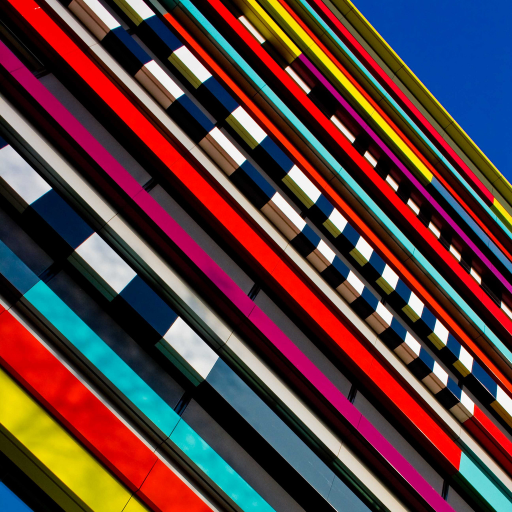
#> input picture utils/test.png, 1024 x 1024 px, found by its file name (shown at 1/2 size)
$ jupyter execute --allow-errors visualization.ipynb   (shell and % lines are left out)   (older library calls are emulated)
#> lines starting #> are read from the running program, lines starting #| are printed output that depends on the picture
[cell 1]
import re
import matplotlib.pyplot as plt

# Log entries to be parsed
logs = """
24-05-01 12:33:55.898 : <epoch:  0, iter:     200, lr:1.000e-03> G_loss: 8.677e-03 F_loss: 4.688e+01 D_loss: 1.248e+03 D_real: -5.158e+04 D_fake: -2.495e+05
24-05-01 12:40:44.783 : <epoch:  1, iter:     400, lr:1.000e-03> G_loss: 3.437e-03 F_loss: 2.757e+01 D_loss: 9.833e+02 D_real: -5.255e+04 D_fake: -1.967e+05
24-05-01 15:17:38.281 : <epoch: 24, iter:   5,000, lr:1.000e-03, Average PSNR : 11.00dB
24-05-01 18:08:12.884 : <epoch: 48, iter:  10,000, Average PSNR : 15.19dB
24-05-02 08:20:24.238 : <epoch:169, iter:  35,000, Average PSNR : 24.73dB
24-05-02 11:10:36.328 : <epoch:194, iter:  40,000, Average PSNR : 26.08dB
"""

# Regular expression to extract data from logs
psnr_pattern = r"<epoch:\s*(\d+),\s*iter:\s*(\d+)[^<]*Average PSNR\s*:\s*([\d\.]+)dB"

# Extract PSNR values
matches = re.findall(psnr_pattern, logs)
epochs_psnr = [int(m[0]) for m in matches]
psnr_values = [float(m[2]) for m in matches]

gan_pattern = r"<epoch:\s*(\d+),\s*iter:\s*(\d+)[^>]*> G_loss:\s*([\d\.e\+\-]+)\s*F_loss:\s*([\d\.e\+\-]+)\s*D_loss:\s*([\d\.e\+\-]+)"

# Extract GAN loss values
gan_matches = re.findall(gan_pattern, logs)
epochs_gan = [int(m[0]) for m in gan_matches]
g_losses = [float(m[2]) for m in gan_matches]
f_losses = [float(m[3]) for m in gan_matches]
d_losses = [float(m[4]) for m in gan_matches]

# Creating a combined plot for GAN losses and PSNR

fig, ax1 = plt.subplots(figsize=(12, 8))

# Plotting GAN losses
ax1.set_xlabel('Epoch')
ax1.set_ylabel('GAN Loss', color='tab:red')
ax1.plot(epochs_gan, g_losses, marker='o', color='r', linestyle='-', label='G Loss')
ax1.plot(epochs_gan, f_losses, marker='x', color='g', linestyle='--', label='F Loss')
ax1.plot(epochs_gan, d_losses, marker='^', color='orange', linestyle=':', label='D Loss')
ax1.tick_params(axis='y', labelcolor='tab:red')
ax1.legend(loc='upper left')

# Plotting PSNR values on secondary y-axis
ax2 = ax1.twinx()
ax2.set_ylabel('PSNR (dB)', color='tab:blue')
ax2.plot(epochs_psnr, psnr_values, marker='o', color='b', label='PSNR (dB)')
ax2.tick_params(axis='y', labelcolor='tab:blue')
ax2.legend(loc='upper right')

# Adding grid and title
plt.grid(True)
plt.title('GAN Losses and PSNR Over Epochs')
fig.tight_layout()
plt.show()
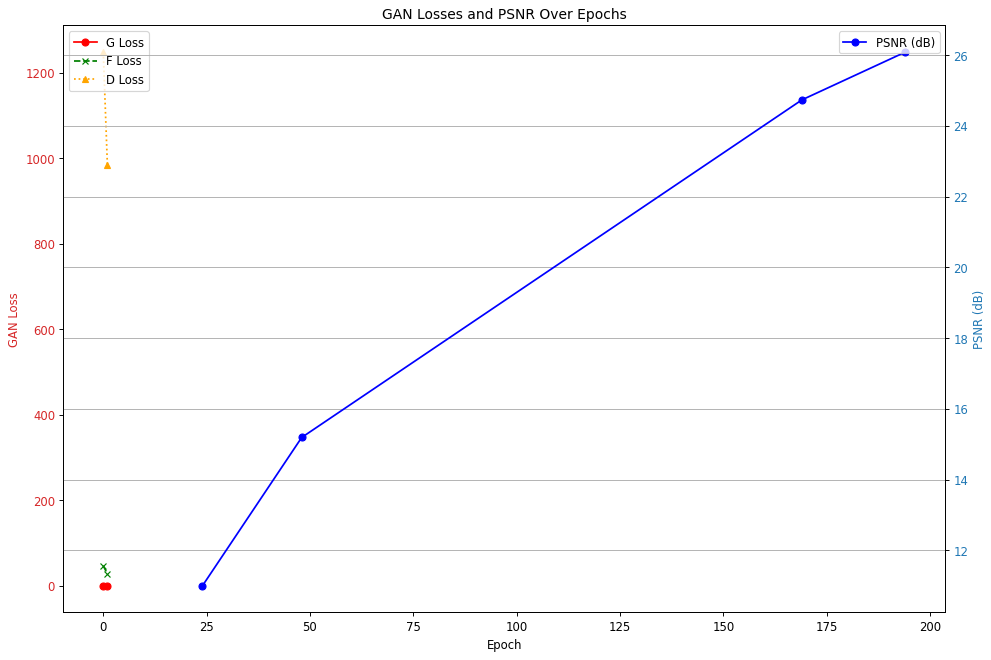
#> figure drawn by matplotlib, 2 panels

[cell 2]
from cmath import e
import matplotlib.pyplot as plt


epochs = list(range(205))
G_losses = [8.677e-03, 3.437e-03, 1.397e-03, 1.770e-03, 1.073e-03, 1.226e-03, 8.501e-04, 6.261e-04, 5.950e-04, 8.485e-04,
            3.111e-04, 9.087e-04, 5.342e-04, 4.222e-04, 1.295e-03, 3.696e-03, 6.512e-04, 5.410e-04, 7.432e-04, 4.429e-04,
            4.920e-04, 2.699e-04, 4.965e-04, 6.154e-04, 7.178e-04, 6.994e-04, 3.791e-04, 3.342e-03, 6.551e-04, 6.295e-04,
            5.138e-04, 6.655e-04, 4.634e-04, 4.424e-04, 5.505e-04, 3.476e-04, 3.907e-04, 3.819e-04, 3.268e-04, 3.436e-04,
            6.106e-04, 2.514e-04, 2.688e-04, 2.310e-04, 1.439e-04, 2.283e-04, 2.442e-04, 2.895e-04, 2.558e-04, 2.962e-04,
            2.830e-04, 2.259e-04, 2.665e-04, 2.282e-04, 2.322e-04, 3.205e-04, 2.425e-04, 2.326e-04, 3.254e-04, 3.629e-04,
            2.264e-04, 3.053e-04, 3.395e-04, 2.767e-04, 3.298e-04, 2.641e-04, 4.987e-04, 2.652e-04, 3.752e-04, 4.138e-04,
            5.050e-04, 2.848e-04, 3.777e-04, 4.019e-04, 4.595e-04, 3.633e-04, 4.924e-04, 4.384e-04, 4.253e-04, 4.336e-04,
            5.150e-04, 5.132e-04, 6.296e-04, 4.207e-04, 6.640e-04, 5.324e-04, 1.034e-03, 2.920e-03, 9.987e-02, 2.140e-02,
            1.890e-02, 3.495e-04, 3.236e-03, 3.100e-03, 2.584e-03, 1.735e-03, 2.607e-03, 1.474e-03, 1.772e-03, 1.261e-03,
            6.495e-04, 4.581e-04, 3.135e-04, 1.680e-04, 1.094e-04, 7.127e-05, 4.507e-05, 7.016e-05, 6.208e-05, 6.030e-05,
            6.302e-05, 4.489e-05, 4.025e-05, 3.671e-05, 4.386e-05, 1.419e-04, 4.726e-05, 4.816e-05, 9.083e-04, 8.754e-05,
            1.672e-04, 1.250e-04, 5.975e-05, 4.474e-05, 3.715e-05, 6.661e-05, 4.860e-05, 5.344e-05, 5.086e-05, 4.359e-05,
            2.815e-05, 4.875e-05, 3.133e-05, 4.287e-05, 3.111e-05, 4.992e-05, 3.531e-05, 2.826e-05, 4.004e-05, 3.161e-05,
            5.759e-05, 4.053e-05, 3.623e-05, 4.601e-05, 5.101e-05, 6.706e-05, 9.810e-05, 5.380e-05, 3.376e-05, 5.812e-05,
            5.222e-05, 5.747e-05, 5.362e-04, 2.851e-05, 4.165e-05, 8.852e-05, 1.002e-04, 8.062e-05, 2.582e-05, 4.739e-05,
            5.800e-05, 8.860e-05, 4.715e-05, 7.018e-05, 2.686e-05, 3.445e-05, 9.614e-05, 1.083e-04, 8.445e-05, 1.246e-04,
            4.934e-05, 5.361e-05, 2.959e-04, 6.030e-05, 5.063e-05, 6.921e-05, 3.306e-05, 1.144e-04, 2.030e-05, 3.417e-04,
            3.520e-05, 2.909e-05]

F_losses = [4.688e+01, 2.757e+01, 1.204e+01, 7.502e+00, 7.239e+00, 8.704e+00, 5.985e+00, 6.411e+00, 6.803e+00, 7.313e+00,
            6.836e+00, 7.117e+00, 5.873e+00, 4.463e+00, 8.593e+00, 7.587e+00, 5.079e+00, 6.002e+00, 6.417e+00, 5.817e+00,
            6.912e+00, 6.959e+00, 5.851e+00, 6.498e+00, 5.880e+00, 5.159e+00, 5.776e+00, 8.909e+00, 7.936e+00, 7.096e+00,
            5.614e+00, 6.198e+00, 5.141e+00, 5.263e+00, 6.601e+00, 8.427e+00, 6.810e+00, 6.321e+00, 7.354e+00, 6.682e+00,
            8.083e+00, 6.467e+00, 5.990e+00, 7.307e+00, 4.951e+00, 6.086e+00, 5.804e+00, 7.339e+00, 6.418e+00, 5.738e+00,
            5.763e+00, 6.933e+00, 4.763e+00, 4.526e+00, 7.731e+00, 4.991e+00, 4.906e+00, 3.581e+00, 4.807e+00, 3.773e+00, 4.044e+00,
             6.227e+00, 3.659e+00, 5.449e+00, 5.264e+00, 5.652e+00, 6.346e+00, 6.464e+00, 4.539e+00, 3.918e+00, 5.217e+00,
             5.407e+00, 7.995e+00, 5.998e+00, 9.383e+01, 7.914e+00, 8.014e+00, 7.608e+00, 7.251e+00, 6.045e+00, 5.488e+00,
             4.656e+00, 6.406e+00, 4.777e+00, 4.351e+00, 5.463e+00, 2.460e+00, 3.792e+00, 3.617e+00, 3.348e+00, 3.503e+00,
             3.806e+00, 3.861e+00, 3.764e+00, 4.202e+00, 3.718e+00, 4.153e+00, 3.816e+00, 2.910e+00, 2.975e+00, 3.362e+00,
             3.573e+00, 3.242e+00, 3.075e+00, 4.430e+00, 5.447e+00, 2.648e+00, 3.392e+00, 2.576e+00, 3.044e+00, 2.825e+00,
             2.617e+00, 4.385e+00, 2.066e+00, 3.815e+00, 3.383e+00, 2.762e+00, 3.952e+00, 2.997e+00, 3.908e+00, 2.281e+00,
             3.266e+00, 2.779e+00, 2.342e+00, 3.727e+00, 2.481e+00, 3.731e+00, 3.476e+00, 3.453e+00, 3.487e+00, 2.793e+00,
             2.585e+00, 2.990e+00, 2.461e+00, 3.412e+00, 3.208e+00, 3.688e+00, 2.339e+00, 2.366e+00, 2.051e+00, 3.394e+00,
             2.916e+00, 2.643e+00, 2.857e+00, 3.663e+00, 2.938e+00, 3.320e+00, 2.397e+00, 2.563e+00, 2.859e+00, 3.602e+00,
             3.073e+00, 2.988e+00, 2.511e+00, 2.315e+00, 2.678e+00, 2.992e+00, 2.572e+00, 2.354e+00, 2.464e+00, 2.781e+00,
             2.015e+00, 3.387e+00, 2.594e+00, 2.286e+00]

D_losses = [1.248e+03, 9.833e+02, 7.980e+02, 8.198e+02, 7.470e+02, 7.264e+02, 8.900e+02, 4.832e+02, 2.812e+02, 2.479e+02,
            1.661e+02, 3.510e+02, 6.841e+02, 3.734e+02, 5.705e+02, 1.427e+01, 1.177e+00, 7.353e-01, 6.791e-01, 6.077e-01,
            5.672e-01, 7.991e-01, 7.800e-01, 9.279e-01, 1.454e+00, 2.197e+00, 1.954e+01, 1.539e+03, 9.001e+02, 7.123e+02,
            5.549e+02, 5.358e+02, 3.732e+02, 4.592e+02, 4.497e+02, 4.227e+02, 4.464e+02, 4.025e+02, 4.483e+02, 4.718e+02,
            3.954e+02, 2.445e-01, -7.838e-03, -2.639e-02, -2.209e-02, -2.252e-02, -2.578e-02, -3.173e-02, -2.869e-02, -3.188e-02,
            -3.197e-02, -2.338e-02, -3.180e-02, -3.163e-02, -3.222e-02, -3.146e-02, -3.415e-02, -3.351e-02, -3.368e-02, -3.380e-02,
            -3.381e-02, -3.198e-02, -3.405e-02, -3.303e-02, -3.390e-02, -3.369e-02, -3.206e-02, -3.492e-02, -3.413e-02, -3.161e-02,
            -3.047e-02, -3.327e-02, -2.927e-02, -3.313e-02, -3.321e-02, -2.714e-02, -3.080e-02, -2.780e-02, -2.926e-02, -2.764e-02,
            -2.633e-02, -2.332e-02, -8.527e-03, -2.203e-02, -2.385e-02, -1.392e-02, -1.077e-02, 8.793e+02, 7.406e-02, 9.737e+00,
            -4.182e-01, 3.624e+02, -8.885e-01, -7.904e-01, -7.450e-01, -7.027e-01, -6.362e-01, -6.196e-01, -6.107e-01, -6.252e-01,
            -6.397e-01, -6.670e-01, -7.050e-01, -7.397e-01, -8.510e-01, -7.816e-01, -6.789e-01, -6.363e-01, -4.000e-01, -3.731e-01,
            -3.351e-01, -3.331e-01, -3.603e-01, -4.184e-01, -3.462e-01, -3.392e-01, -3.458e-01, -2.689e-01, -9.197e-01, -7.600e-01,
            -3.856e-01, -2.818e-01, -2.767e-01, -2.906e-01, -2.558e-01, -2.309e-01, -2.233e-01, -2.060e-01, -2.046e-01, -1.809e-01,
            -2.066e-01, -3.138e-01, -2.151e-01, -2.425e-01, -2.364e-01, -2.945e-01, -2.813e-01, 4.053e-05, 3.623e-05, 4.601e-05, 5.101e-05,
             6.706e-05, 9.810e-05, 5.380e-05, 3.376e-05, 5.812e-05,
            5.222e-05, 5.747e-05, 5.362e-04, 2.851e-05, 4.165e-05, 8.852e-05, 1.002e-04, 8.062e-05, 2.582e-05, 4.739e-05,
            5.800e-05, 8.860e-05, 4.715e-05, 7.018e-05, 2.686e-05, 3.445e-05, 9.614e+02]

[cell 3]
max_epochs = min(len(G_losses), len(F_losses), len(D_losses))
G_losses = G_losses[:max_epochs]
F_losses = F_losses[:max_epochs]
D_losses = D_losses[:max_epochs]
epochs = list(range(max_epochs))

# Plotting the data
plt.figure(figsize=(10, 6))
plt.plot(epochs, G_losses, label='G_loss', marker='o', markersize=3)
plt.plot(epochs, F_losses, label='F_loss', marker='o', markersize=3)
plt.plot(epochs, D_losses, label='D_loss', marker='o', markersize=3)
plt.xlabel('Epochs')
plt.ylabel('Loss Values')
plt.yscale('log')
plt.legend()
plt.title('Loss Values during GAN Training')
plt.grid(True)
plt.show()
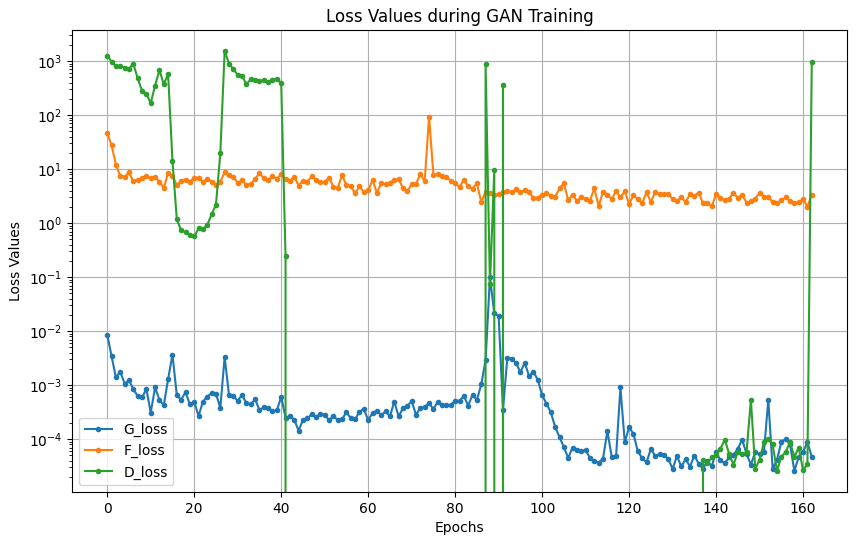
#> figure drawn by matplotlib, 1 panel; curve peaks at x = 88, y = 0.0999; curve peaks at x = 74, y = 93.83; curve peaks at x = 27, y = 1539

[cell 4]
import pandas as pd
import matplotlib.pyplot as plt

# Sample data based on the previously provided logs
data = {
    "Epoch": [0, 1, 2, 3, 4, 5, 6, 7, 8, 9, 10, 11, 12, 13, 14, 15, 16, 17, 18, 19, 20],
    "Generator Loss": [1.061e-03, 1.084e-03, 8.870e-04, 9.943e-04, 1.382e-03, 1.274e-03, 1.210e-03,
                       1.298e-03, 1.114e-03, 1.149e-03, 8.888e-04, 1.163e-03, 9.901e-04, 9.934e-04,
                       1.204e-03, 1.267e-03, 1.315e-03, 1.356e-03, 1.315e-03, 1.009e-03, 9.831e-04],
    "Discriminator Loss": [2.969e-03, 4.827e-03, 4.510e-03, 4.946e-03, 4.783e-03, 4.912e-03, 4.771e-03,
                           4.927e-03, 4.833e-03, 5.022e-03, 4.852e-03, 4.856e-03, 4.779e-03, 4.887e-03,
                           4.297e-03, 5.006e-03, 5.057e-03, 4.900e-03, 5.016e-03, 4.925e-03, 4.934e-03],
    "PSNR": [13.56, 14.16, 13.29, 14.10, 12.56, 12.71, 12.30, 12.37, 12.90, 14.34, 15.14, 16.39,
             18.89, 19.71, 21.08, 21.27, 20.18, 19.76, 19.39, 20.74, 21.41]  # Sample PSNR data
}

# Creating a DataFrame
df = pd.DataFrame(data)

# Plotting
fig, ax1 = plt.subplots(figsize=(10, 6))

color = 'tab:red'
ax1.set_xlabel('Epoch')
ax1.set_ylabel('Loss', color=color)
ax1.plot(df['Epoch'], df['Generator Loss'], label='Generator Loss', color='red')
ax1.plot(df['Epoch'], df['Discriminator Loss'], label='Discriminator Loss', color='green', linestyle='--')
ax1.tick_params(axis='y', labelcolor=color)
ax1.legend(loc='upper left')

ax2 = ax1.twinx()
color = 'tab:blue'
ax2.set_ylabel('PSNR (dB)', color=color)
ax2.plot(df['Epoch'], df['PSNR'], label='PSNR', color=color, linestyle='-.')
ax2.tick_params(axis='y', labelcolor=color)
ax2.legend(loc='upper right')

plt.title('Training Progress: Loss and PSNR over Epochs GATN')
plt.show()
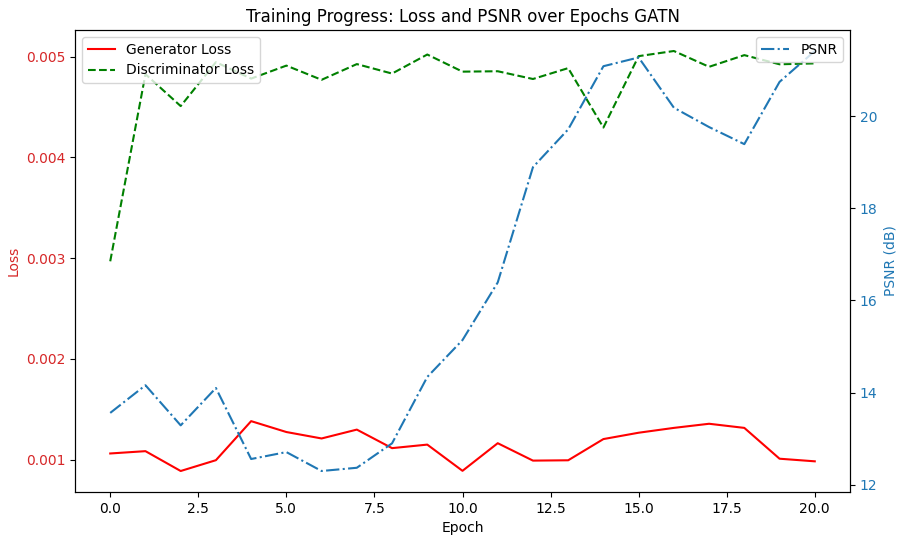
#> figure drawn by matplotlib, 2 panels; panel 1: curve peaks at x = 4, y = 0.00138; panel 1: curve peaks at x = 16, y = 0.00506; panel 2: curve peaks at x = 20, y = 21.41

[cell 5]
import torch
import torch.nn.functional as F

# Assume img is your input image tensor of shape [1, Channels, Height, Width]
# Let's create a random image tensor for demonstration
channels, height, width = 3, 128, 128  # Example dimensions
#> (the rest of this cell did not finish here and is left out)

[cell 6]
from PIL import Image
import torchvision.transforms as transforms
import torch
import torch.nn.functional as F
import matplotlib.pyplot as plt

# Load and transform image
image_path = '/home/ozkan/works/n-smoe/utils/test.png'
image = Image.open(image_path).convert('RGB')
#> image is the input picture: PIL image 1024x1024 RGB; mean R, G, B 88.5, 60.2, 60.7
#> (the rest of this cell did not finish here and is left out)

#> (a cell that did not finish here is left out)

[cell 8]
import torch
import torchvision.transforms as transforms
from PIL import Image
import matplotlib.pyplot as plt
# GPU device
#> (the rest of this cell did not finish here and is left out)

[cell 9]
fig, ax = plt.subplots(1, 2, figsize=(12, 6))
ax[0].imshow(transforms.ToPILImage()(image_tensor.squeeze(0)))
#> (this line was passed over: torchvision is not available in this run)
ax[0].set_title('Original Image')
ax[0].axis('off')

ax[1].imshow(transforms.ToPILImage()(reconstructed_image.squeeze(0)))
#> (this line was passed over: torchvision is not available in this run)
ax[1].set_title('Reconstructed Image')
ax[1].axis('off')

plt.show()

[cell 10]
import torch
import torch.nn as nn
import torch.nn.functional as F
import torchvision
import functools
from typing import TypeVar, Generic, Literal, TypedDict
from dataclasses import dataclass

class BatchedViews(TypedDict):
    image: torch.FloatTensor  # Shape: [batch, channels, height, width]

T = TypeVar('T')

#> (the rest of this cell did not finish here and is left out)

[cell 11]
import functools
from dataclasses import dataclass
from typing import Literal

import torch
import torch.nn.functional as F
import torchvision
from einops import rearrange
from jaxtyping import Float
from torch import Tensor, nn
from torchvision.models import ResNet

from typing import Callable, Literal, TypedDict

from jaxtyping import Float, Int64
from torch import Tensor

from abc import ABC, abstractmethod
from typing import Generic, TypeVar


class BatchedViews(TypedDict, total=False):
    extrinsics: Float[Tensor, "batch _ 4 4"]  # batch view 4 4
    intrinsics: Float[Tensor, "batch _ 3 3"]  # batch view 3 3
    image: Float[Tensor, "batch _ _ _ _"]  # batch view channel height width
    near: Float[Tensor, "batch _"]  # batch view
    far: Float[Tensor, "batch _"]  # batch view
    index: Int64[Tensor, "batch _"]  # batch view

T = TypeVar("T")


#> (the rest of this cell did not finish here and is left out)

[cell 12]
import unittest
import torch
from torchvision.models import resnet50

class TestBackboneResnet(unittest.TestCase):
    def setUp(self):

        self.config = BackboneResnetCfg(
            name="resnet",
            model="resnet50",
            num_layers=3,
            use_first_pool=True,
            d_out=10
        )
        self.model = BackboneResnet(self.config, d_in=3)
        self.input_tensor = torch.randn(2, 1, 3, 224, 224)
        self.context = BatchedViews(image=self.input_tensor)

    # [10 lines left out: function test_forward_pass, not called in this run]

[cell 13]
unittest.main(argv=['first-arg-is-ignored'], exit=False)

[cell 14]
import functools
import torch
import torch.nn as nn
import torch.nn.functional as F
import torchvision
from dataclasses import dataclass
from typing import TypeVar, Generic, Literal, TypedDict

class BatchedViews(TypedDict):
    image: torch.Tensor

T = TypeVar("T")

#> (the rest of this cell did not finish here and is left out)

#> (a cell that did not finish here is left out)

[cell 16]
import torch

#> (the rest of this cell did not finish here and is left out)

[cell 17]
import math
from dataclasses import dataclass
from typing import Generic, Optional, TypeVar

import torch
import torch.nn as nn
import torch.nn.functional as F
from einops import rearrange
from utils_n.nn import avg_pool_nd, checkpoint, conv_nd, zero_module, GroupNorm32

def normalization(channels, groups):
    return nn.GroupNorm(groups, channels)

T = TypeVar("T")

#> (the rest of this cell did not finish here and is left out)

[cell 18]
@dataclass
class AttentionBlockConfig:
    channels: int = 3
    num_heads: int = 1
    num_head_channels: int = -1
    use_checkpoint: bool = False
    use_new_attention_order: bool = False
    use_self_attention: bool = False
    num_groups: int = 32

#> (the rest of this cell did not finish here and is left out)

[cell 19]
cfg = AttentionBlockConfig(
    channels=64,
    num_heads=4,
    num_head_channels=16,
    use_checkpoint=True,
    use_self_attention=True,
    num_groups=32
)

#> (the rest of this cell did not finish here and is left out)

[cell 20]
file_path = "https://upload.wikimedia.org/wikipedia/commons/f/fe/Giant_Panda_in_Beijing_Zoo_1.JPG" #@param {type:"string"}
image_file = 'panda.jpg'

[cell 21]
import torch
import torch.nn as nn
import torch.nn.functional as F
from torchvision.transforms.functional import resize
from torchvision.transforms import InterpolationMode
from PIL import Image
import matplotlib.pyplot as plt
import torchvision.transforms as transforms

class MullerResizer(nn.Module):
    """Learned Laplacian resizer in PyTorch, fixed Gaussian blur for channel handling."""

    # [88 lines left out: functions __init__, _base_resizer, _gaussian_blur, forward, not called in this run]

def test_muller_resizer(image_path):
#> called with image_path = '/home/ozkan/works/n-smoe/panda.jpg'
    image = Image.open(image_path).convert('RGB')
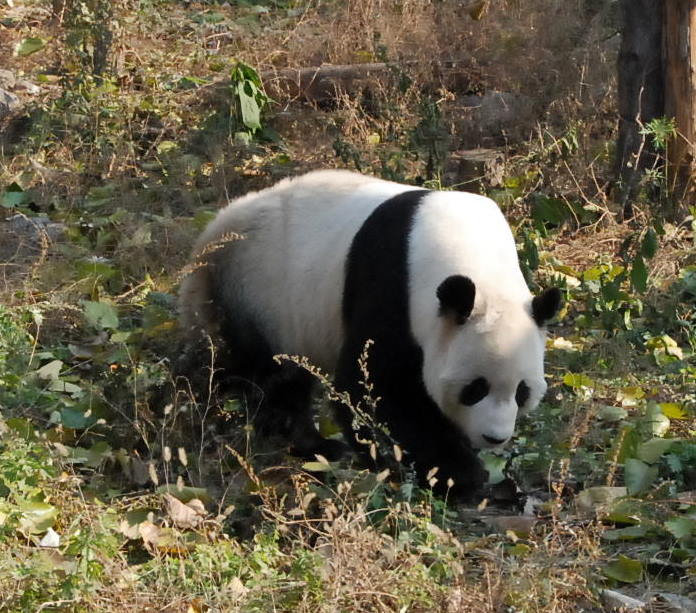
#> input picture notebooks/panda.jpg, 696 x 613 px, found by its file name
#> image is the input picture: PIL image 696x613 RGB; mean R, G, B 100, 93.1, 72.1
    transform = transforms.ToTensor()
    tensor = transform(image)

    resizer = MullerResizer(
        base_resize_method=InterpolationMode.BILINEAR,
        antialias=True,
        kernel_size=5,
        stddev=1.0,
        num_layers=2,
        avg_pool=False,
        dtype=torch.float32,
        init_weights=[1.892, -0.014, -11.295, 0.003],  # Example weights
        name='muller_resizer'
    )

    output = resizer(tensor)
    output_image = transforms.ToPILImage()(output.squeeze(0))

    plt.figure(figsize=(10, 5))
    plt.subplot(1, 2, 1)
    plt.imshow(image)
    plt.title('Original Image')
    plt.axis('off')
    plt.subplot(1, 2, 2)
    plt.imshow(output_image)
    plt.title('Resized Image')
    plt.axis('off')
    plt.show()


image_path = '/home/ozkan/works/n-smoe/panda.jpg'


test_muller_resizer(image_path)
#> (the call stopped at in test_muller_resizer, `transform = transforms.ToTensor()`: torchvision is not available in this run)

[cell 22]
import torch
import torch.nn as nn
import torch.nn.functional as F
from torchvision.transforms import InterpolationMode
from PIL import Image
import matplotlib.pyplot as plt
import torchvision.transforms as transforms
import numpy as np

class MullerResizer_1(nn.Module):
    """Learned Laplacian resizer in PyTorch, fixed Gaussian blur for channel handling."""

    # [86 lines left out: functions __init__, _base_resizer, _gaussian_blur, forward, not called in this run]


class MullerResizer(nn.Module):
    """Learned Laplacian resizer in PyTorch, fixed Gaussian blur for channel handling."""

    # [88 lines left out: functions __init__, _base_resizer, _gaussian_blur, forward, not called in this run]


def test_muller_resizer(image_path):
    image = Image.open(image_path).convert('RGB')
    transform = transforms.ToTensor()
    tensor = transform(image).unsqueeze(0)  # Add batch dimension

    resizer = MullerResizer(
        base_resize_method="bilinear",  # Use string directly
        antialias=True,
        kernel_size=5,
        stddev=1.0,
        num_layers=2,
        avg_pool=False,
        dtype=torch.float32,
        init_weights=[1.892, -0.014, -11.295, 0.003],
        name='muller_resizer'
    )

    output = resizer(tensor,  target_size=(tensor.size(2), tensor.size(3)))
    output_image = transforms.ToPILImage()(output.squeeze(0))  # Remove batch dimension

    plt.figure(figsize=(20, 6))
    plt.subplot(1, 2, 1)
    plt.imshow(image)
    plt.title('Original Image')
    plt.axis('off')
    plt.subplot(1, 2, 2)
    plt.imshow(output_image)
    plt.title('Resized Image')
    plt.axis('off')
    plt.show()

image_path = '/home/ozkan/works/n-smoe/notebooks/panda.jpg'
test_muller_resizer(image_path)
#> (the call stopped at in test_muller_resizer, `transform = transforms.ToTensor()`: torchvision is not available in this run)
